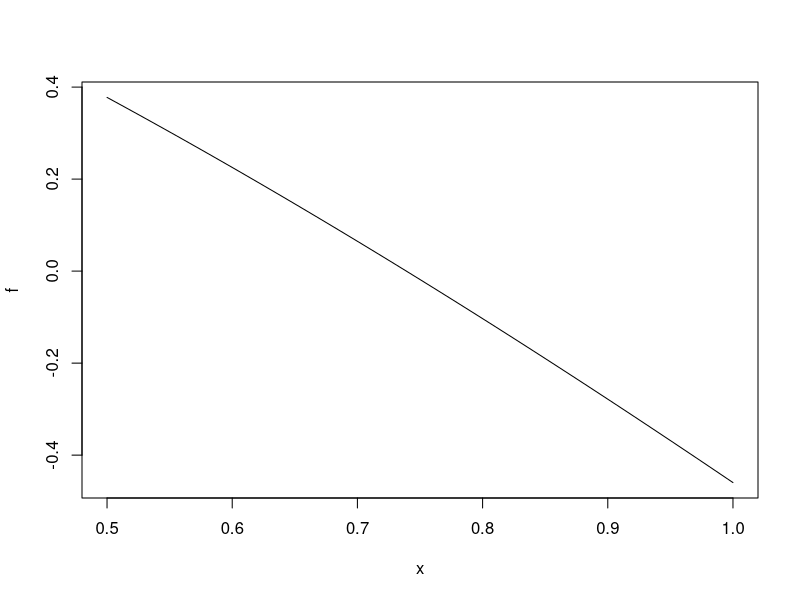

The R source for this figure:
## ---- chunk 1
x0 <- 1
x1 <- 0.5
f<- function(x) {cos(x) - x}  
plot(f, xlim = c(0.5, 1))
secant_method<- function(f, x0, X1, tol=1e-9, max_iter=1000){ 
  iter<- 0
    while((abs(x1-x0)) >tol) {
    x2<- x1-(f(x1)*(x1-x0))/ (f(x1)-f(x0))
    x0<-x1
    x1<-x2 
    iter<- iter+1
    if (iter>max_iter) break 
    }
     return (c(x2, iter)) 
   }
secant_method(f,x0,x1)
## ---- chunk 2
#Newton raphson algorithm
start.time <- Sys.time()
f<- function(x) {cos(x) - x}
d<- function(x) {-sin(x) - 1}
x <- 0.5
newton_raphson <-function(f, x, d, tol=1e-9, n=1000) { 
  i <- 0
  while(abs(f(x)) > tol){
     x<- x - (f(x)/d(x)) 
    i<- i+1 
    if (i>n) break 
  }
  x
}
newton_raphson(f,x,d)
end.time <- Sys.time()
time.taken <- end.time - start.time
time.taken  
## ---- chunk 3
    x <- sum(ceiling(6*runif(2)))
## ---- chunk 4
set.seed(100)
fcraps = function() {
  x = sum(ceiling(6*runif(2)))
  if (x==7|x==11) return("win")
  while (TRUE) {
    x1 = sum(ceiling(6*runif(2)))
    if (x1 == x) return("win")
    if (x1 == 7|x1==11) return("lose")
  }
}
ncraps = function(f=fcraps,n){
  res = NULL
  for (i in 1:n){
    res[i]=f()
  }
  return(res)
}
ncraps(n=3)
## ---- chunk 5
seed = 1

while (seed<10000){
  set.seed(seed)
  res = ncraps(n=10)
  a = rep('win',10)
  if (length(unique(res))==1){
    if ((res %in% 'win')[1]==TRUE) break
  }
  seed=seed+1
}
seed
set.seed(seed)
ncraps(n=10)
## ---- chunk 6
# find number of arguments for each functions
objs <- mget(ls("package:base"), inherits = TRUE)
funs <- Filter(is.function, objs)
args.number <- sapply(funs, function(x){length(formalArgs(x))})
max(args.number)
# find the function with the most arguments
funs[which.max(args.number)]
## ---- chunk 7
no.args <- (args.number == 0)
sum(no.args)
